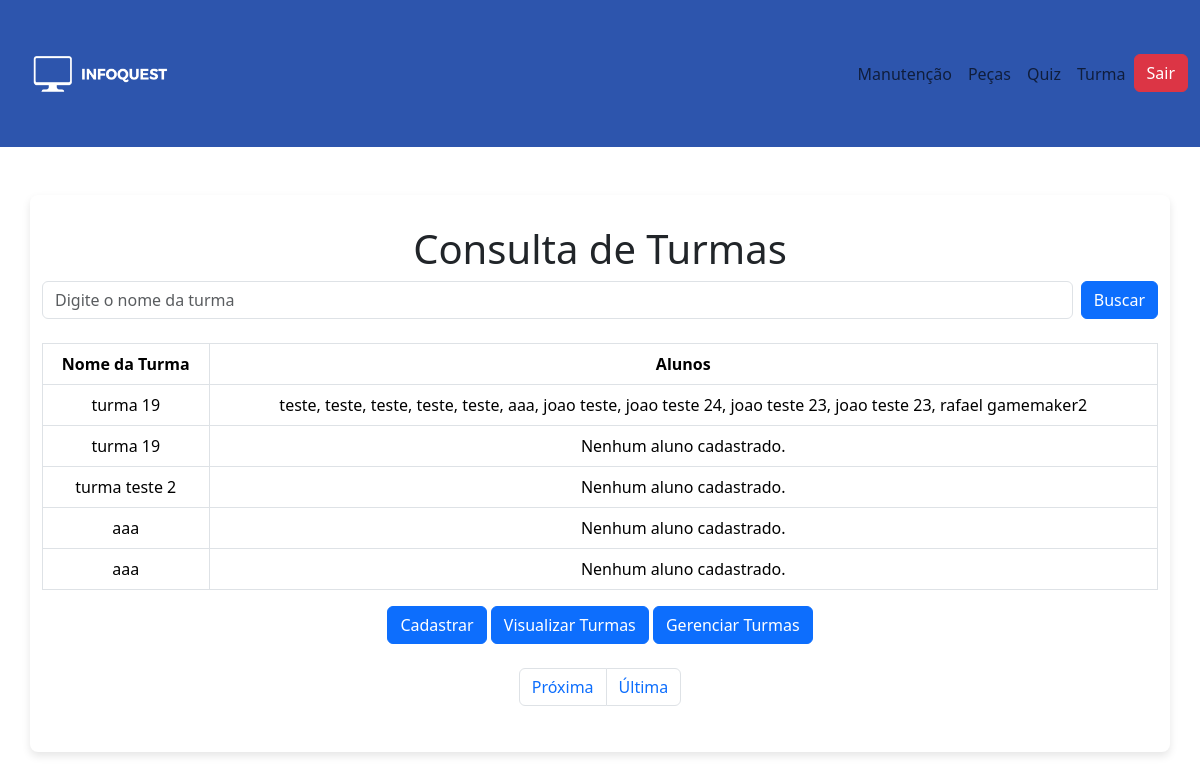
The page /View/verTurma.php (signed in) on the database its author committed.
### tables this page shows
CREATE TABLE `turma` (
  `idTurma` int(11) NOT NULL,
  `nome` varchar(100) NOT NULL,
  `idProfessor` int(11) DEFAULT NULL
);

### Conexao/ConexaoConfig.php (called while the page is built, shortened)
<?php
class ConexaoConfig {
	private $sgbd;
	private $host;
	private $bd;
	private $usuario;
	private $senha;
	public function __construct(){
		$iniFile = parse_ini_file(__DIR__ . "/config.ini");
		$this->sgbd = $iniFile["sgbd"];
		$this->host = $iniFile["host"];
		$this->bd = $iniFile["bd"];
		$this->usuario = $iniFile["usuario"];
		$this->senha = $iniFile["senha"];
	}
	public function getSgbd() {
		return $this->sgbd;
	}
	public function getHost() {
		return $this->host;
	}
	public function getBd() {
		return $this->bd;
	}
	public function getUsuario() {
		return $this->usuario;
	}
	public function getSenha() {
		return $this->senha;
	}
}

### Conexao/Conexao.php (called while the page is built, shortened)
<?php
include_once __DIR__ . '/ConexaoConfig.php';
class Conexao {
    private static $conexao;
    public static function getConexao() {
    	$config = new ConexaoConfig();
    	if (!isset(self::$conexao)) {
    		self::$conexao = new PDO($config->getSgbd().":host=".$config->getHost()."; dbname=".$config->getBd().";", $config->getUsuario(), $config->getSenha());
    		self::$conexao->setAttribute(PDO::ATTR_ERRMODE, PDO::ERRMODE_EXCEPTION);
    	}
    	return self::$conexao;
    }
}
?>

### Control/TurmaControle.php (called while the page is built, shortened)
<?php
include_once __DIR__ . '/../Conexao/Conexao.php';
class TurmaController
{
    private $conexao;
    public function __construct()
    {
        $this->conexao = Conexao::getConexao();
    }
    public function consultarTurmasComAlunos($pagina = 1, $itensPorPagina = 5) {
        $inicio = ($pagina - 1) * $itensPorPagina;
        $queryTurmas = "SELECT * FROM turma LIMIT :inicio, :itensPorPagina";
        $stmtTurmas = $this->conexao->prepare($queryTurmas);
        $stmtTurmas->bindParam(':inicio', $inicio, PDO::PARAM_INT);
        $stmtTurmas->bindParam(':itensPorPagina', $itensPorPagina, PDO::PARAM_INT);
        $stmtTurmas->execute();
        $turmas = $stmtTurmas->fetchAll(PDO::FETCH_ASSOC);
        $turmasComAlunos = [];
        foreach ($turmas as $turma) {
            $idTurma = $turma['idTurma'];
            $queryAlunos = "SELECT * FROM aluno INNER JOIN aluno_turma ON aluno.idAluno = aluno_turma.idAluno WHERE aluno_turma.idTurma = ?";
            $stmtAlunos = $this->conexao->prepare($queryAlunos);
            $stmtAlunos->bindValue(1, $idTurma);
            $stmtAlunos->execute();
            $alunos = $stmtAlunos->fetchAll(PDO::FETCH_ASSOC);
            $turma['alunos'] = $alunos;
            $turmasComAlunos[] = $turma;
        }
        $queryTotal = "SELECT COUNT(*) FROM turma";
        $stmtTotal = $this->conexao->prepare($queryTotal);
        $stmtTotal->execute();
        $totalTurmas = $stmtTotal->fetchColumn();
        $totalPaginas = ceil($totalTurmas / $itensPorPagina);
        return [
            'turmas' => $turmasComAlunos,
            'totalPaginas' => $totalPaginas,
            'paginaAtual' => $pagina
        ];
    }
}
?>

### View/verTurma.php (the view, shortened to what this page needs)
<?php
include_once __DIR__ . '/../Control/TurmaControle.php';
include_once __DIR__ . '/../Conexao/ConexaoConfig.php';
$itensPorPagina = 5;
$pagina = isset($_GET['pagina']) ? (int)$_GET['pagina'] : 1;
$termoBusca = isset($_GET['busca']) ? trim($_GET['busca']) : '';
$turmaController = new TurmaController();
$resultado = $turmaController->consultarTurmasComAlunos($pagina, $itensPorPagina, $termoBusca);
$turmasComAlunos = $resultado['turmas'];
$totalPaginas = $resultado['totalPaginas'];
$paginaAtual = $resultado['paginaAtual'];
?>
<!DOCTYPE html>
<html lang="pt-br">
<head>
    <link href="https://cdn.jsdelivr.net/npm/select2@4.1.0-rc.0/dist/css/select2.min.css" rel="stylesheet" />
    <link rel="stylesheet" href="https://cdn.jsdelivr.net/npm/bootstrap@5.3.0-alpha1/dist/css/bootstrap.min.css">
    <link rel="stylesheet" href="styles.css">
</head>
<body>
    <?php require_once "navbar.php"; ?>
    <div class="container mt-5">
        <h1 class="text-center">Consulta de Turmas</h1>
        <form method="GET" action="" class="d-flex mb-4">
            <input
                type="text"
                name="busca"
                class="form-control me-2"
                placeholder="Digite o nome da turma"
                value="<?php echo htmlspecialchars($termoBusca); ?>">
            <button type="submit" class="btn btn-primary">Buscar</button>
        </form>
        <table class="table table-bordered mt-4">
            <thead>
                <tr>
                    <th>Nome da Turma</th>
                    <th>Alunos</th>
                </tr>
            </thead>
            <tbody>
                <?php if (empty($turmasComAlunos)): ?>
                    <tr>
                        <td colspan="2" class="text-center">Nenhuma turma encontrada.</td>
                    </tr>
                <?php else: ?>
                    <?php foreach ($turmasComAlunos as $turma): ?>
                        <tr>
                            <td><?php echo $turma['nome']; ?></td>
                            <td>
                                <?php
                                if (empty($turma['alunos'])) {
                                    echo "Nenhum aluno cadastrado.";
                                } else {
                                    $nomesAlunos = array_column($turma['alunos'], 'nome');
                                    echo implode(', ', $nomesAlunos);
                                }
                                ?>
                            </td>
                        </tr>
                    <?php endforeach; ?>
                <?php endif; ?>
            </tbody>
        </table>
        <button type="submit" name="cadastrar" class="btn btn-primary">Cadastrar</button>
            <a class="btn btn-primary" href="verTurma.php" role="button">Visualizar Turmas</a>
            <a class="btn btn-primary" href="editarTurma.php" role="button">Gerenciar Turmas</a>
        <div class="d-flex justify-content-center mt-4">
            <ul class="pagination">
                <?php if ($paginaAtual < $totalPaginas): ?>
                    <li class="page-item">
                        <a class="page-link" href="?pagina=<?php echo $paginaAtual + 1; ?>&busca=<?php echo urlencode($termoBusca); ?>">Próxima</a>
                    </li>
                    <li class="page-item">
                        <a class="page-link" href="?pagina=<?php echo $totalPaginas; ?>&busca=<?php echo urlencode($termoBusca); ?>">Última</a>
                    </li>
                <?php endif; ?>
            </ul>
        </div>
    </div>
</body>
</html>

### View/styles.css (style rules this page uses)
.container { margin-top: 10%; text-align: center; background-color: #fff; padding: 30px; border-radius: 8px; box-shadow: 0 4px 8px rgba(0, 0, 0, 0.1); width: 80%; max-width: 100%; }

### rows shown on the page
turma: nome "turma 19", nomesAlunos "teste, teste, teste, teste, teste, aaa, joao teste, joao teste 24, joao teste 23, joao teste 23, rafael gamemaker2"
turma: nome "turma 19", shows "Nenhum aluno cadastrado."
turma: nome "turma teste 2", shows "Nenhum aluno cadastrado."
turma: nome "aaa", shows "Nenhum aluno cadastrado."
turma: nome "aaa", shows "Nenhum aluno cadastrado."
